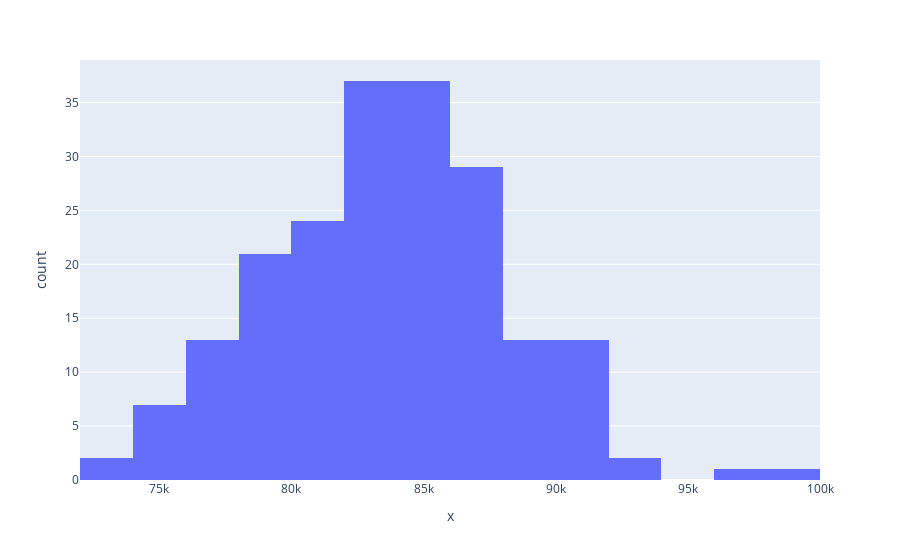

Write notebook code for a chart like this one.
### Code cell
import plotly.express as px
df = px.data.tips()
fig = px.histogram(df, x=sample_median2)
fig.show()

### Figure 1 — Plotly figure (JSON) as saved in the notebook; plotly's stock layout.template omitted (floating-point values rounded to 4 significant figures; data arrays with more than 128 entries replaced by an {"elided": "..."} marker saying what was removed)
{"data": [{"alignmentgroup": "True", "bingroup": "x", "hovertemplate": "x=%{x}<br>count=%{y}<extra></extra>", "legendgroup": "", "marker": {"color": "#636efa", "pattern": {"shape": ""}}, "name": "", "offsetgroup": "", "orientation": "v", "showlegend": false, "type": "histogram", "x": {"elided": "200 float values"}, "xaxis": "x", "yaxis": "y"}], "layout": {"barmode": "relative", "legend": {"tracegroupgap": 0}, "margin": {"t": 60}, "xaxis": {"anchor": "y", "domain": [0, 1], "title": {"text": "x"}}, "yaxis": {"anchor": "x", "domain": [0, 1], "title": {"text": "count"}}}}
